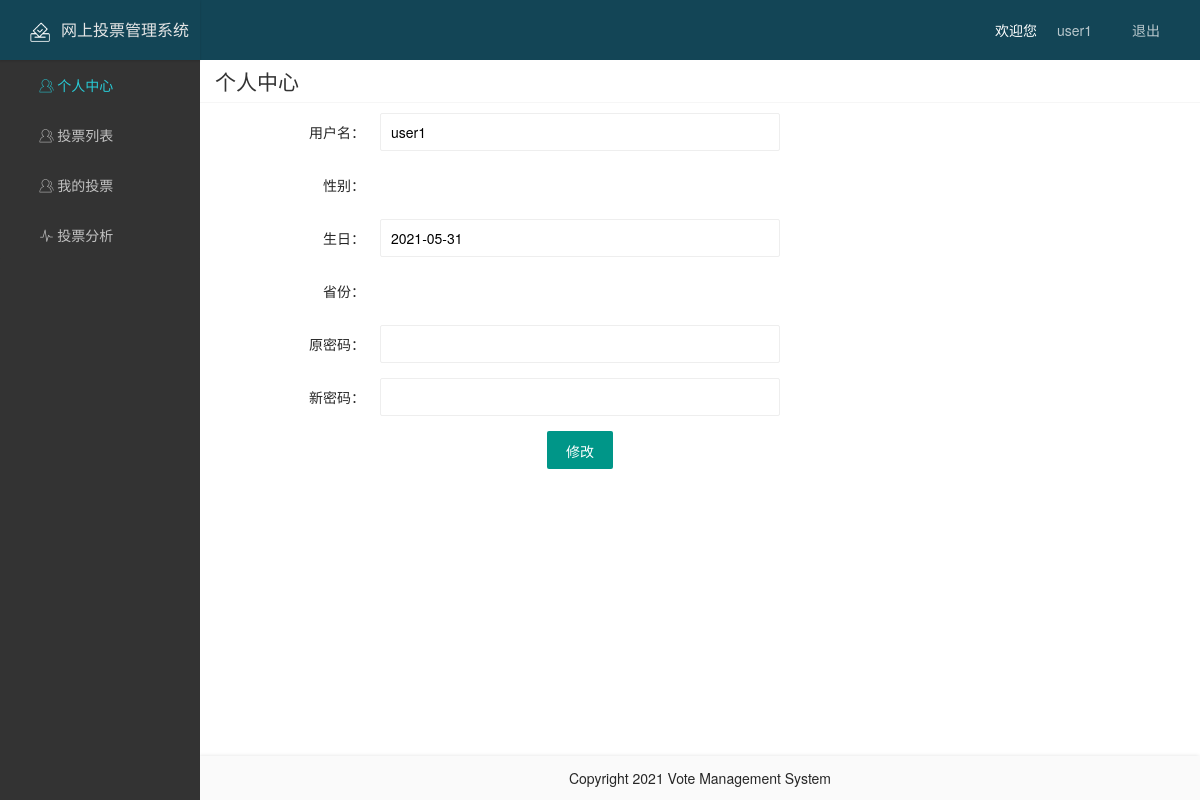
Before: /user/userinfo (signed in) with the older database file.
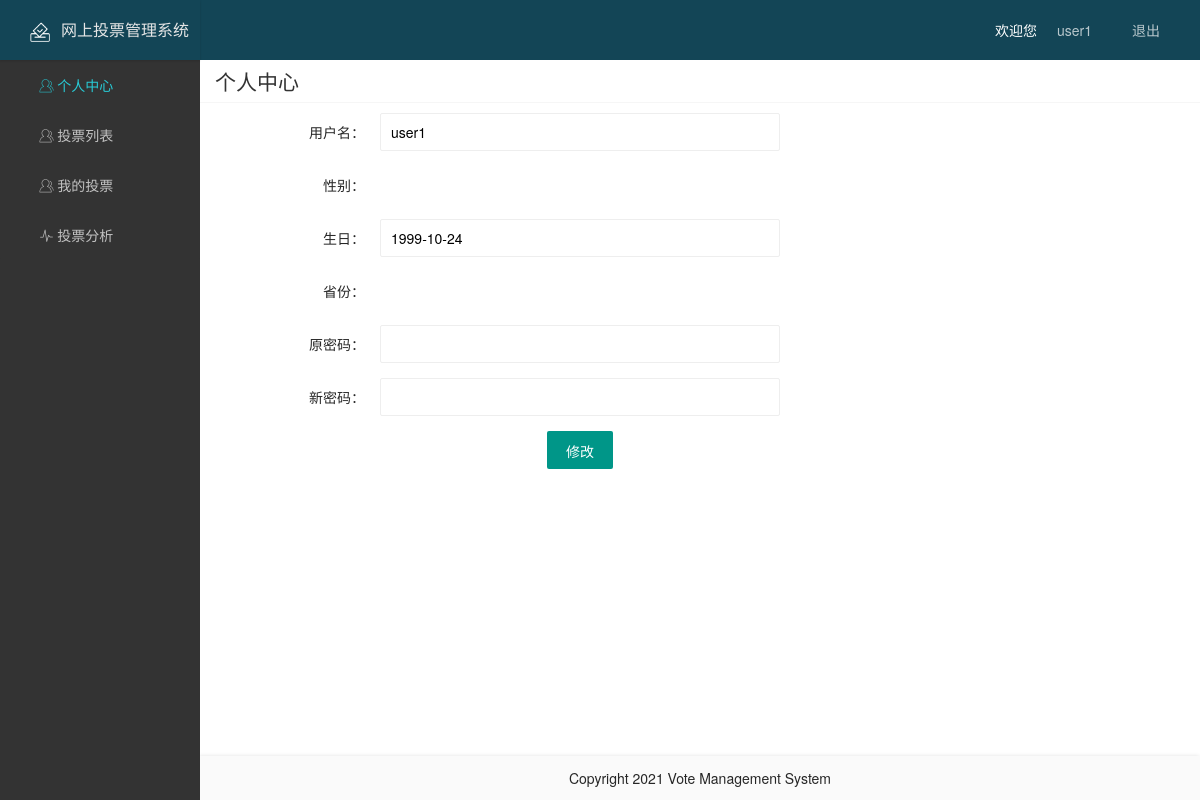
After: the same page with the newer database file.
### app/models.py (models this page shows)
class User(UserMixin, db.Model):
    __tablename__ = 'users'
    __table_args__ = {'mysql_collate': 'utf8_general_ci'}
    id = db.Column(db.Integer, primary_key=True, unique=True)
    username = db.Column(db.String(64), unique=True, index=True)
    password = db.Column(db.String(64))
    gender = db.Column(db.Integer, default=1)
    birth = db.Column(db.DateTime,default=datetime.now())
    province = db.Column(db.String(64),default='1')
    date = db.Column(db.DateTime)
    user_type = db.Column(db.Integer, default=1)

### app/auth/views.py (the view, shortened to what this page needs)
@auth.route('/user/userinfo', methods=['GET','POST'])
@login_required
def userinfo():
    form = UserInfoForm()
    user = User.query.filter_by(username=current_user.username).first()
    form.username.data = user.username
    form.gender.data = str(user.gender)
    if user.birth != None:
        form.birth.data = user.birth.strftime('%Y-%m-%d')
    form.province.data = user.province
    return render_template('user/userinfo.html',form=form,username=current_user.username,page_id='1')

### app/auth/forms.py
class UserInfoForm(FlaskForm):
    provinces = [('1','北京市'),('2','广东省'),('3','山东省'),('4','江苏省'),
                ('5','河南省'),('6','上海市'),('7','河北省'),('8','浙江省'),
                ('9','香港特别行政区'),('10','陕西省'),('11','湖南省'),('12','重庆市'),
                ('13','福建省'),('14','天津市'),('15','云南省'),('16','四川省'),
                ('17','广西壮族自治区'),('18','安徽省'),('19','海南省'),('20','江西省'),
                ('21','湖北省'),('22','山西省'),('23','辽宁省'),('24','台湾省'),
                ('25','黑龙江'),('26','内蒙古自治区'),('27','澳门特别行政区'),('28','贵州省'),
                ('29','甘肃省'),('30','青海省'),('31','新疆维吾尔自治区'),('32','西藏区'),
                ('33','吉林省'),('34','宁夏回族自治区')]
    username = StringField('username', validators=[DataRequired()])
    gender = SelectField('gender', validators=[DataRequired()], choices=[('0','女'),('1','男')] ,coerce=str)
    birth = StringField('birth', validators=[DataRequired()])
    province = SelectField('province', validators=[DataRequired()], choices=provinces, coerce=str)
    old_password = PasswordField('old_password')
    new_password = PasswordField('new_password')
    submit = SubmitField('修改')

### app/models.py (called while the page is built)
@login_manager.user_loader
def load_user(user_id):
    return User.query.get(int(user_id))

### app/templates/user/userinfo.html (shortened to what this page needs)
{% extends "user/base.html" %}
{% block card_header %}
    个人中心
{% endblock %}
{% block card_body %}
<div class="add-vote">
    <form class="layui-form" method="post">
        <div class="layui-form-item">
            <label class="layui-form-label">用户名：</label>
            <div class="layui-input-inline">
                {{ form.username(class="layui-input",placeholder="",autocomplete="on",readonly="readonly") }}
            </div>
        </div>
        <div class="layui-form-item">
            <label class="layui-form-label">性别：</label>
        </div>
        <div class="layui-form-item">
            <label class="layui-form-label">生日：</label>
            <div class="layui-input-inline">
                {{ form.birth(class="layui-input",id="birth") }}
            </div>
        </div>
        <div class="layui-form-item">
            <label class="layui-form-label">省份：</label>
        </div>
        <div class="layui-form-item">
            <label class="layui-form-label">原密码：</label>
            <div class="layui-input-inline">
                {{ form.old_password(class="layui-input",id="enddate") }}
            </div>
        </div>
        <div class="layui-form-item">
            <label class="layui-form-label">新密码：</label>
            <div class="layui-input-inline">
                {{ form.new_password(class="layui-input",id="enddate") }}
            </div>
        </div>
        <div class="layui-input-inline add-vote-btn">
            {{ form.submit(class="layui-btn",id="addsubmit") }}
        </div>
    </form>
</div>
{% endblock %}

### app/templates/user/base.html (shortened to what this page needs)
<!DOCTYPE html>
<html lang="zh">
<head>
    <link rel="stylesheet" href="{{ url_for('static',filename='layui/css/layui.css') }}">
    <link rel="stylesheet" href="{{ url_for('static',filename='style.css') }}">
</head>
<body class="layui-layout-body">
    <div class="layui-layout layui-layout-admin">
        <div class="layui-header" style="background: #134556">
            <div class="layui-logo layui-layout-left">
                <a href="{{ url_for('auth.user') }}">
                   <div class="layui-row">
                       <div class="layui-row layui-col-md3" style="text-align: right"><img src="{{ url_for('static',filename='img/logo.png') }}" style="height: 20px;width: 20px;"></div>
                       <div class="layui-row layui-col-md9"><h3 style="font-size:16px;color: #e6e6e6">网上投票管理系统</h3></div>
                   </div>
                </a>
            </div>
            <ul class="layui-nav layui-layout-right">
                <li class="layui-nav-item">
                    <p>欢迎您 </p>
                </li>
                <li class="layui-nav-item">
                    <a href="#"><p>{{ username }}</p></a>
                </li>
                <li class="layui-nav-item">
                    <a href="{{ url_for('main.logout') }}">退出</a>
                </li>
            </ul>
        </div>
        <div class="layui-side">
            <div class="layui-side-scroll" style="background: #333">
                <ul class="layui-nav layui-nav-tree" style="background: #333">
                    <li class="layui-nav-item">
                        <a id="nav1" href="{{ url_for("auth.userinfo") }}">&nbsp&nbsp&nbsp&nbsp&nbsp<i class="layui-icon layui-icon-user"></i>&nbsp个人中心</a>
                    </li>
                    <li class="layui-nav-item">
                        <a id="nav2" href="{{ url_for("auth.votelist") }}">&nbsp&nbsp&nbsp&nbsp&nbsp<i class="layui-icon layui-icon-user"></i>&nbsp投票列表</a>
                    </li>
                    <li class="layui-nav-item">
                        <a id="nav3" href="{{ url_for("auth.myvote") }}">&nbsp&nbsp&nbsp&nbsp&nbsp<i class="layui-icon layui-icon-user"></i>&nbsp我的投票</a>
                    </li>
                    <li class="layui-nav-item">
                        <a id="nav4" href="{{ url_for("auth.voteanalys2") }}">&nbsp&nbsp&nbsp&nbsp&nbsp<i class="layui-icon layui-icon-chart"></i>&nbsp投票分析</a>
                    </li>
                </ul>
            </div>
        </div>
        <div class="layui-body">
            <div class="layui-card-header">
                <h2>{% block card_header %}{% endblock %}</h2>
            </div>
            <div class="layui-fluid">
                <div class="layui-card-body">
                    {% block card_body %}
                    {% endblock %}
                </div>
            </div>
        </div>
        <div class="layui-footer" style="text-align: center">
            <p>Copyright 2021 Vote Management System</p>
        </div>
    </div>
</body>
</html>

Changed rows visible on the page:
changed User "user1": birth "2021-05-31" → "1999-10-24"
